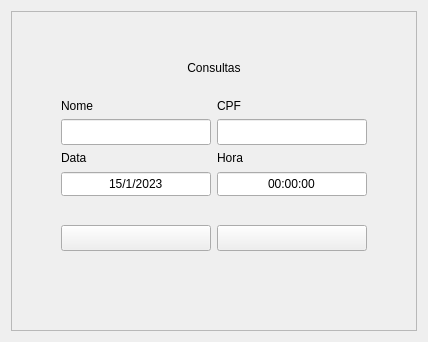
                     <widget class="QWidget" name="queriesPage">
                      <layout class="QHBoxLayout" name="horizontalLayout_9">
                       <item>
                        <widget class="QFrame" name="appointmentNew">
                         <property name="maximumSize">
                          <size>
                           <width>550</width>
                           <height>500</height>
                          </size>
                         </property>
                         <property name="frameShape">
                          <enum>QFrame::StyledPanel</enum>
                         </property>
                         <property name="frameShadow">
                          <enum>QFrame::Raised</enum>
                         </property>
                         <layout class="QVBoxLayout" name="verticalLayout_12">
                          <item>
                           <layout class="QGridLayout" name="gridLayout">
                            <property name="bottomMargin">
                             <number>30</number>
                            </property>
                            <item row="0" column="1">
                             <spacer name="verticalSpacer_5">
                              <property name="orientation">
                               <enum>Qt::Vertical</enum>
                              </property>
                              <property name="sizeHint" stdset="0">
                               <size>
                                <width>20</width>
                                <height>40</height>
                               </size>
                              </property>
                             </spacer>
                            </item>
                            <item row="1" column="0">
                             <spacer name="horizontalSpacer_8">
                              <property name="orientation">
                               <enum>Qt::Horizontal</enum>
                              </property>
                              <property name="sizeHint" stdset="0">
                               <size>
                                <width>40</width>
                                <height>20</height>
                               </size>
                              </property>
                             </spacer>
                            </item>
                            <item row="1" column="1">
                             <layout class="QVBoxLayout" name="verticalLayout_4">
                              <item>
                               <widget class="QLabel" name="appointmentTitle">
                                <property name="text">
                                 <string>Consultas</string>
                                </property>
                                <property name="alignment">
                                 <set>Qt::AlignHCenter|Qt::AlignTop</set>
                                </property>
                               </widget>
                              </item>
                              <item>
                               <layout class="QFormLayout" name="formLayout">
                                <property name="verticalSpacing">
                                 <number>6</number>
                                </property>
                                <property name="topMargin">
                                 <number>18</number>
                                </property>
                                <item row="0" column="0">
                                 <widget class="QLabel" name="appointmentLabelName">
                                  <property name="text">
                                   <string>Nome</string>
                                  </property>
                                 </widget>
                                </item>
                                <item row="1" column="0">
                                 <widget class="QLineEdit" name="appointmentName">
                                  <property name="minimumSize">
                                   <size>
                                    <width>150</width>
                                    <height>26</height>
                                   </size>
                                  </property>
                                  <property name="maximumSize">
                                   <size>
                                    <width>150</width>
                                    <height>26</height>
                                   </size>
                                  </property>
                                 </widget>
                                </item>
                                <item row="1" column="1">
                                 <widget class="QLineEdit" name="appointmentCPF">
                                  <property name="minimumSize">
                                   <size>
                                    <width>150</width>
                                    <height>26</height>
                                   </size>
                                  </property>
                                  <property name="maximumSize">
                                   <size>
                                    <width>150</width>
                                    <height>16777215</height>
                                   </size>
                                  </property>
                                  <property name="inputMethodHints">
                                   <set>Qt::ImhNone</set>
                                  </property>
                                  <property name="maxLength">
                                   <number>14</number>
                                  </property>
                                 </widget>
                                </item>
                                <item row="2" column="0">
                                 <widget class="QLabel" name="appointmenLabelDate">
                                  <property name="text">
                                   <string>Data</string>
                                  </property>
                                 </widget>
                                </item>
                                <item row="2" column="1">
                                 <widget class="QLabel" name="appointmentLabelHour">
                                  <property name="text">
                                   <string>Hora</string>
                                  </property>
                                 </widget>
                                </item>
                                <item row="3" column="0">
                                 <widget class="QDateEdit" name="appointmentDate">
                                  <property name="minimumSize">
                                   <size>
                                    <width>150</width>
                                    <height>26</height>
                                   </size>
                                  </property>
                                  <property name="maximumSize">
                                   <size>
                                    <width>150</width>
                                    <height>16777215</height>
                                   </size>
                                  </property>
                                  <property name="alignment">
                                   <set>Qt::AlignCenter</set>
                                  </property>
                                  <property name="buttonSymbols">
                                   <enum>QAbstractSpinBox::NoButtons</enum>
                                  </property>
                                  <property name="dateTime">
                                   <datetime>
                                    <hour>0</hour>
                                    <minute>0</minute>
                                    <second>0</second>
                                    <year>2023</year>
                                    <month>1</month>
                                    <day>15</day>
                                   </datetime>
                                  </property>
                                  <property name="displayFormat">
                                   <string>d/M/yyyy</string>
                                  </property>
                                  <property name="date">
                                   <date>
                                    <year>2023</year>
                                    <month>1</month>
                                    <day>15</day>
                                   </date>
                                  </property>
                                 </widget>
                                </item>
                                <item row="3" column="1">
                                 <widget class="QTimeEdit" name="appointmentHour">
                                  <property name="minimumSize">
                                   <size>
                                    <width>150</width>
                                    <height>26</height>
                                   </size>
                                  </property>
                                  <property name="maximumSize">
                                   <size>
                                    <width>150</width>
                                    <height>25</height>
                                   </size>
                                  </property>
                                  <property name="autoFillBackground">
                                   <bool>false</bool>
                                  </property>
                                  <property name="alignment">
                                   <set>Qt::AlignCenter</set>
                                  </property>
                                  <property name="buttonSymbols">
                                   <enum>QAbstractSpinBox::NoButtons</enum>
                                  </property>
                                 </widget>
                                </item>
                                <item row="0" column="1">
                                 <widget class="QLabel" name="appointmentLabelCPF">
                                  <property name="text">
                                   <string>CPF</string>
                                  </property>
                                 </widget>
                                </item>
                               </layout>
                              </item>
                              <item>
                               <layout class="QHBoxLayout" name="horizontalLayout_11">
                                <property name="topMargin">
                                 <number>22</number>
                                </property>
                                <item>
                                 <widget class="QPushButton" name="appointmentConfirmBtn">
                                  <property name="minimumSize">
                                   <size>
                                    <width>150</width>
                                    <height>26</height>
                                   </size>
                                  </property>
                                  <property name="maximumSize">
                                   <size>
                                    <width>150</width>
                                    <height>26</height>
                                   </size>
                                  </property>
                                  <property name="cursor">
                                   <cursorShape>PointingHandCursor</cursorShape>
                                  </property>
                                  <property name="toolTip">
                                   <string>CONFIRMAR AGENDAMENTO</string>
                                  </property>
                                  <property name="styleSheet">
                                   <string notr="true">image: url(:/icons/images/icons/cil-check-circle.png);</string>
                                  </property>
                                  <property name="text">
                                   <string/>
                                  </property>
                                 </widget>
                                </item>
                                <item>
                                 <widget class="QPushButton" name="appointmentCancelBtn">
                                  <property name="minimumSize">
                                   <size>
                                    <width>150</width>
                                    <height>26</height>
                                   </size>
                                  </property>
                                  <property name="maximumSize">
                                   <size>
                                    <width>150</width>
                                    <height>26</height>
                                   </size>
                                  </property>
                                  <property name="cursor">
                                   <cursorShape>PointingHandCursor</cursorShape>
                                  </property>
                                  <property name="toolTip">
                                   <string>CANCELAR AGENDAMENTO</string>
                                  </property>
                                  <property name="styleSheet">
                                   <string notr="true">image: url(:/icons/images/icons/cil-x-circle.png);</string>
                                  </property>
                                  <property name="text">
                                   <string/>
                                  </property>
                                 </widget>
                                </item>
                               </layout>
                              </item>
                             </layout>
                            </item>
                            <item row="1" column="2">
                             <spacer name="horizontalSpacer_7">
                              <property name="orientation">
                               <enum>Qt::Horizontal</enum>
                              </property>
                              <property name="sizeHint" stdset="0">
                               <size>
                                <width>40</width>
                                <height>20</height>
                               </size>
                              </property>
                             </spacer>
                            </item>
                            <item row="2" column="1">
                             <spacer name="verticalSpacer_4">
                              <property name="orientation">
                               <enum>Qt::Vertical</enum>
                              </property>
                              <property name="sizeHint" stdset="0">
                               <size>
                                <width>20</width>
                                <height>40</height>
                               </size>
                              </property>
                             </spacer>
                            </item>
                           </layout>
                          </item>
                         </layout>
                        </widget>
                       </item>
                      </layout>
                     </widget>
